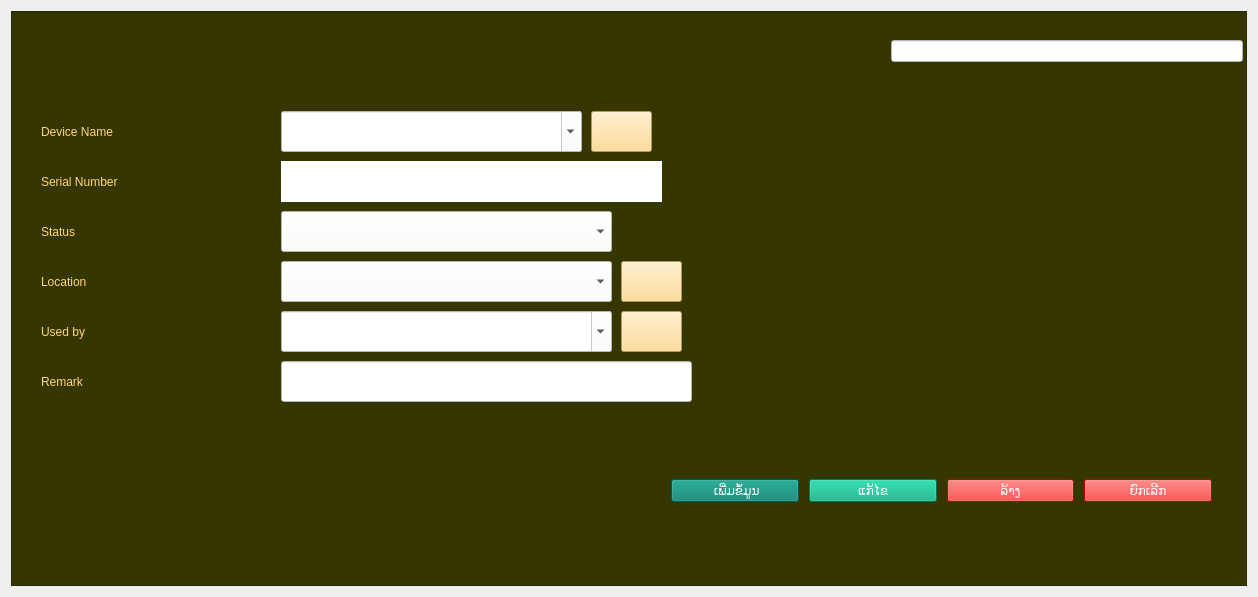
<?xml version="1.0" encoding="UTF-8"?>
<ui version="4.0">
 <class>frm_popup_device_manager</class>
 <widget class="QWidget" name="frm_popup_device_manager">
  <property name="geometry">
   <rect>
    <x>0</x>
    <y>0</y>
    <width>1258</width>
    <height>597</height>
   </rect>
  </property>
  <property name="windowTitle">
   <string>Form Devices Manager</string>
  </property>
  <layout class="QGridLayout" name="gridLayout">
   <item row="0" column="0">
    <widget class="QFrame" name="frame">
     <property name="styleSheet">
      <string notr="true">color: rgb(255, 213, 126);
background-color: rgb(54, 54, 0);</string>
     </property>
     <property name="frameShape">
      <enum>QFrame::StyledPanel</enum>
     </property>
     <property name="frameShadow">
      <enum>QFrame::Raised</enum>
     </property>
     <widget class="QLabel" name="label">
      <property name="geometry">
       <rect>
        <x>30</x>
        <y>100</y>
        <width>211</width>
        <height>41</height>
       </rect>
      </property>
      <property name="styleSheet">
       <string notr="true">font: 18pt &quot;Phetsarath OT&quot;;
color: rgb(255, 213, 126);
</string>
      </property>
      <property name="text">
       <string>Device Name</string>
      </property>
     </widget>
     <widget class="QLabel" name="label_2">
      <property name="geometry">
       <rect>
        <x>30</x>
        <y>150</y>
        <width>211</width>
        <height>41</height>
       </rect>
      </property>
      <property name="styleSheet">
       <string notr="true">font: 18pt &quot;Phetsarath OT&quot;;
color: rgb(255, 213, 126);
</string>
      </property>
      <property name="text">
       <string>Serial Number</string>
      </property>
     </widget>
     <widget class="QLabel" name="lbl_ID">
      <property name="geometry">
       <rect>
        <x>1150</x>
        <y>50</y>
        <width>61</width>
        <height>31</height>
       </rect>
      </property>
      <property name="styleSheet">
       <string notr="true">color: rgb(68, 80, 105);</string>
      </property>
      <property name="text">
       <string/>
      </property>
     </widget>
     <widget class="QWidget" name="widget" native="true">
      <property name="geometry">
       <rect>
        <x>880</x>
        <y>10</y>
        <width>352</width>
        <height>61</height>
       </rect>
      </property>
      <layout class="QHBoxLayout" name="horizontalLayout">
       <item>
        <widget class="QLineEdit" name="txt_username">
         <property name="styleSheet">
          <string notr="true">color: rgb(0, 0, 0);
background-color: rgb(255, 255, 255);</string>
         </property>
        </widget>
       </item>
      </layout>
     </widget>
     <widget class="QComboBox" name="cmb_device_name">
      <property name="geometry">
       <rect>
        <x>270</x>
        <y>100</y>
        <width>301</width>
        <height>41</height>
       </rect>
      </property>
      <property name="mouseTracking">
       <bool>false</bool>
      </property>
      <property name="styleSheet">
       <string notr="true">background-color: rgb(255, 255, 255);
color: rgb(0, 0, 0);</string>
      </property>
      <property name="editable">
       <bool>true</bool>
      </property>
      <property name="currentText">
       <string/>
      </property>
      <property name="duplicatesEnabled">
       <bool>false</bool>
      </property>
     </widget>
     <widget class="QComboBox" name="cmb_location">
      <property name="geometry">
       <rect>
        <x>270</x>
        <y>250</y>
        <width>331</width>
        <height>41</height>
       </rect>
      </property>
      <property name="styleSheet">
       <string notr="true">background-color: rgb(255, 255, 255);
color: rgb(0, 0, 0);</string>
      </property>
      <property name="editable">
       <bool>false</bool>
      </property>
     </widget>
     <widget class="QLabel" name="label_17">
      <property name="geometry">
       <rect>
        <x>30</x>
        <y>250</y>
        <width>161</width>
        <height>41</height>
       </rect>
      </property>
      <property name="styleSheet">
       <string notr="true">font: 18pt &quot;Phetsarath OT&quot;;
color: rgb(255, 213, 126);
</string>
      </property>
      <property name="text">
       <string>Location </string>
      </property>
     </widget>
     <widget class="QLineEdit" name="txt_remark">
      <property name="geometry">
       <rect>
        <x>270</x>
        <y>350</y>
        <width>411</width>
        <height>41</height>
       </rect>
      </property>
      <property name="font">
       <font>
        <family>Phetsarath OT</family>
        <pointsize>12</pointsize>
        <weight>50</weight>
        <italic>false</italic>
        <bold>false</bold>
        <stylestrategy>PreferAntialias</stylestrategy>
       </font>
      </property>
      <property name="layoutDirection">
       <enum>Qt::RightToLeft</enum>
      </property>
      <property name="styleSheet">
       <string notr="true">background-color: rgb(255, 255, 255);
color: rgb(0, 0, 0);
font: 12pt &quot;Phetsarath OT&quot;;</string>
      </property>
      <property name="text">
       <string/>
      </property>
      <property name="alignment">
       <set>Qt::AlignLeading|Qt::AlignLeft|Qt::AlignTop</set>
      </property>
      <property name="dragEnabled">
       <bool>false</bool>
      </property>
      <property name="placeholderText">
       <string/>
      </property>
      <property name="cursorMoveStyle">
       <enum>Qt::LogicalMoveStyle</enum>
      </property>
     </widget>
     <widget class="QLabel" name="label_18">
      <property name="geometry">
       <rect>
        <x>30</x>
        <y>350</y>
        <width>161</width>
        <height>41</height>
       </rect>
      </property>
      <property name="styleSheet">
       <string notr="true">font: 18pt &quot;Phetsarath OT&quot;;
color: rgb(255, 213, 126);
</string>
      </property>
      <property name="text">
       <string>Remark</string>
      </property>
     </widget>
     <widget class="QWidget" name="horizontalLayoutWidget">
      <property name="geometry">
       <rect>
        <x>660</x>
        <y>440</y>
        <width>541</width>
        <height>80</height>
       </rect>
      </property>
      <layout class="QHBoxLayout" name="horizontalLayout_2">
       <property name="spacing">
        <number>10</number>
       </property>
       <item>
        <widget class="QPushButton" name="btn_insert">
         <property name="enabled">
          <bool>true</bool>
         </property>
         <property name="styleSheet">
          <string notr="true">background-color: rgb(0, 127, 108);
color: rgb(255, 255, 255);
font: 18pt &quot;Phetsarath OT&quot;;</string>
         </property>
         <property name="text">
          <string> ເພີ່ມຂໍ້ມູນ</string>
         </property>
         <property name="iconSize">
          <size>
           <width>20</width>
           <height>20</height>
          </size>
         </property>
        </widget>
       </item>
       <item>
        <widget class="QPushButton" name="btn_edit">
         <property name="styleSheet">
          <string notr="true">background-color: rgb(255, 255, 255);
color: rgb(255, 255, 255);
background-color: rgb(0, 170, 127);
font: 18pt &quot;Phetsarath OT&quot;;</string>
         </property>
         <property name="text">
          <string>ແກ້ໄຂ</string>
         </property>
         <property name="iconSize">
          <size>
           <width>25</width>
           <height>25</height>
          </size>
         </property>
        </widget>
       </item>
       <item>
        <widget class="QPushButton" name="btn_clear">
         <property name="styleSheet">
          <string notr="true">background-color: rgb(255, 255, 255);
color: rgb(255, 255, 255);
background-color: rgb(255, 0, 0);
font: 18pt &quot;Phetsarath OT&quot;;</string>
         </property>
         <property name="text">
          <string>ລ້າງ</string>
         </property>
         <property name="iconSize">
          <size>
           <width>25</width>
           <height>25</height>
          </size>
         </property>
        </widget>
       </item>
       <item>
        <widget class="QPushButton" name="btn_cancel">
         <property name="styleSheet">
          <string notr="true">background-color: rgb(255, 255, 255);
color: rgb(255, 255, 255);
background-color: rgb(255, 0, 0);
font: 18pt &quot;Phetsarath OT&quot;;</string>
         </property>
         <property name="text">
          <string>ຍົກເລີກ</string>
         </property>
         <property name="iconSize">
          <size>
           <width>25</width>
           <height>25</height>
          </size>
         </property>
        </widget>
       </item>
      </layout>
     </widget>
     <widget class="QLabel" name="label_19">
      <property name="geometry">
       <rect>
        <x>30</x>
        <y>200</y>
        <width>161</width>
        <height>41</height>
       </rect>
      </property>
      <property name="styleSheet">
       <string notr="true">font: 18pt &quot;Phetsarath OT&quot;;
color: rgb(255, 213, 126);
</string>
      </property>
      <property name="text">
       <string>Status</string>
      </property>
     </widget>
     <widget class="QComboBox" name="cmb_used_by">
      <property name="geometry">
       <rect>
        <x>270</x>
        <y>300</y>
        <width>331</width>
        <height>41</height>
       </rect>
      </property>
      <property name="styleSheet">
       <string notr="true">background-color: rgb(255, 255, 255);
color: rgb(0, 0, 0);</string>
      </property>
      <property name="editable">
       <bool>true</bool>
      </property>
     </widget>
     <widget class="QLabel" name="label_21">
      <property name="geometry">
       <rect>
        <x>30</x>
        <y>300</y>
        <width>161</width>
        <height>41</height>
       </rect>
      </property>
      <property name="styleSheet">
       <string notr="true">font: 18pt &quot;Phetsarath OT&quot;;
color: rgb(255, 213, 126);
</string>
      </property>
      <property name="text">
       <string>Used by</string>
      </property>
     </widget>
     <widget class="QLabel" name="lbl_did_">
      <property name="geometry">
       <rect>
        <x>1110</x>
        <y>100</y>
        <width>81</width>
        <height>41</height>
       </rect>
      </property>
      <property name="styleSheet">
       <string notr="true">color: rgb(1, 114, 127);
color: rgb(255, 0, 0);</string>
      </property>
      <property name="text">
       <string/>
      </property>
     </widget>
     <widget class="QPushButton" name="btn_search_device_name">
      <property name="geometry">
       <rect>
        <x>580</x>
        <y>100</y>
        <width>61</width>
        <height>41</height>
       </rect>
      </property>
      <property name="styleSheet">
       <string notr="true">background-color: rgb(255, 213, 126);
color: rgb(0, 0, 0);
font: 18pt &quot;Phetsarath OT&quot;;</string>
      </property>
      <property name="text">
       <string/>
      </property>
      <property name="icon">
       <iconset>
        <normaloff>../../../Users/AlexP/PycharmProjects/pythonProject/PythonPOS/icon/search-alt-regular-60.png</normaloff>../../../Users/AlexP/PycharmProjects/pythonProject/PythonPOS/icon/search-alt-regular-60.png</iconset>
      </property>
      <property name="iconSize">
       <size>
        <width>40</width>
        <height>40</height>
       </size>
      </property>
     </widget>
     <widget class="QPushButton" name="btn_search_location">
      <property name="geometry">
       <rect>
        <x>610</x>
        <y>250</y>
        <width>61</width>
        <height>41</height>
       </rect>
      </property>
      <property name="styleSheet">
       <string notr="true">background-color: rgb(255, 213, 126);
color: rgb(0, 0, 0);
font: 18pt &quot;Phetsarath OT&quot;;</string>
      </property>
      <property name="text">
       <string/>
      </property>
      <property name="icon">
       <iconset>
        <normaloff>../../../Users/AlexP/PycharmProjects/pythonProject/PythonPOS/icon/search-alt-regular-60.png</normaloff>../../../Users/AlexP/PycharmProjects/pythonProject/PythonPOS/icon/search-alt-regular-60.png</iconset>
      </property>
      <property name="iconSize">
       <size>
        <width>40</width>
        <height>40</height>
       </size>
      </property>
     </widget>
     <widget class="QPushButton" name="btn_search_usedby">
      <property name="geometry">
       <rect>
        <x>610</x>
        <y>300</y>
        <width>61</width>
        <height>41</height>
       </rect>
      </property>
      <property name="styleSheet">
       <string notr="true">background-color: rgb(255, 213, 126);
color: rgb(0, 0, 0);
font: 18pt &quot;Phetsarath OT&quot;;</string>
      </property>
      <property name="text">
       <string/>
      </property>
      <property name="icon">
       <iconset>
        <normaloff>../../../Users/AlexP/PycharmProjects/pythonProject/PythonPOS/icon/search-alt-regular-60.png</normaloff>../../../Users/AlexP/PycharmProjects/pythonProject/PythonPOS/icon/search-alt-regular-60.png</iconset>
      </property>
      <property name="iconSize">
       <size>
        <width>40</width>
        <height>40</height>
       </size>
      </property>
     </widget>
     <widget class="QLabel" name="lbl_serial_number">
      <property name="geometry">
       <rect>
        <x>270</x>
        <y>150</y>
        <width>381</width>
        <height>41</height>
       </rect>
      </property>
      <property name="styleSheet">
       <string notr="true">background-color: rgb(255, 255, 255);
color: rgb(0, 0, 0);
font: 12pt &quot;Phetsarath OT&quot;;</string>
      </property>
      <property name="text">
       <string/>
      </property>
      <property name="textFormat">
       <enum>Qt::AutoText</enum>
      </property>
      <property name="margin">
       <number>0</number>
      </property>
     </widget>
     <widget class="QComboBox" name="cmb_status">
      <property name="geometry">
       <rect>
        <x>270</x>
        <y>200</y>
        <width>331</width>
        <height>41</height>
       </rect>
      </property>
      <property name="styleSheet">
       <string notr="true">background-color: rgb(255, 255, 255);
color: rgb(0, 0, 0);</string>
      </property>
      <property name="editable">
       <bool>false</bool>
      </property>
     </widget>
    </widget>
   </item>
  </layout>
 </widget>
 <resources/>
 <connections/>
</ui>
